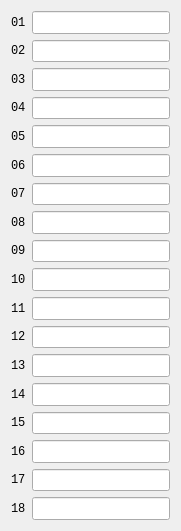
    <widget class="QWidget" name="layoutWidget">
     <property name="geometry">
      <rect>
       <x>580</x>
       <y>10</y>
       <width>181</width>
       <height>531</height>
      </rect>
     </property>
     <layout class="QVBoxLayout" name="verticalLayout_9">
      <item>
       <layout class="QHBoxLayout" name="horizontalLayout_3">
        <item>
         <widget class="QLabel" name="codelabel1">
          <property name="sizePolicy">
           <sizepolicy hsizetype="Preferred" vsizetype="Expanding">
            <horstretch>0</horstretch>
            <verstretch>0</verstretch>
           </sizepolicy>
          </property>
          <property name="font">
           <font>
            <family>Consolas</family>
            <pointsize>9</pointsize>
           </font>
          </property>
          <property name="text">
           <string>01</string>
          </property>
         </widget>
        </item>
        <item>
         <widget class="QLineEdit" name="codeline1">
          <property name="sizePolicy">
           <sizepolicy hsizetype="Expanding" vsizetype="Expanding">
            <horstretch>0</horstretch>
            <verstretch>0</verstretch>
           </sizepolicy>
          </property>
          <property name="font">
           <font>
            <family>Consolas</family>
           </font>
          </property>
         </widget>
        </item>
       </layout>
      </item>
      <item>
       <layout class="QHBoxLayout" name="horizontalLayout_6">
        <item>
         <widget class="QLabel" name="codelabel2">
          <property name="sizePolicy">
           <sizepolicy hsizetype="Preferred" vsizetype="Expanding">
            <horstretch>0</horstretch>
            <verstretch>0</verstretch>
           </sizepolicy>
          </property>
          <property name="font">
           <font>
            <family>Consolas</family>
            <pointsize>9</pointsize>
           </font>
          </property>
          <property name="text">
           <string>02</string>
          </property>
         </widget>
        </item>
        <item>
         <widget class="QLineEdit" name="codeline2">
          <property name="sizePolicy">
           <sizepolicy hsizetype="Expanding" vsizetype="Expanding">
            <horstretch>0</horstretch>
            <verstretch>0</verstretch>
           </sizepolicy>
          </property>
          <property name="font">
           <font>
            <family>Consolas</family>
           </font>
          </property>
         </widget>
        </item>
       </layout>
      </item>
      <item>
       <layout class="QHBoxLayout" name="horizontalLayout_7">
        <item>
         <widget class="QLabel" name="codelabel3">
          <property name="sizePolicy">
           <sizepolicy hsizetype="Preferred" vsizetype="Expanding">
            <horstretch>0</horstretch>
            <verstretch>0</verstretch>
           </sizepolicy>
          </property>
          <property name="font">
           <font>
            <family>Consolas</family>
            <pointsize>9</pointsize>
           </font>
          </property>
          <property name="text">
           <string>03</string>
          </property>
         </widget>
        </item>
        <item>
         <widget class="QLineEdit" name="codeline3">
          <property name="sizePolicy">
           <sizepolicy hsizetype="Expanding" vsizetype="Expanding">
            <horstretch>0</horstretch>
            <verstretch>0</verstretch>
           </sizepolicy>
          </property>
          <property name="font">
           <font>
            <family>Consolas</family>
           </font>
          </property>
         </widget>
        </item>
       </layout>
      </item>
      <item>
       <layout class="QHBoxLayout" name="horizontalLayout_8">
        <item>
         <widget class="QLabel" name="codelabel4">
          <property name="sizePolicy">
           <sizepolicy hsizetype="Preferred" vsizetype="Expanding">
            <horstretch>0</horstretch>
            <verstretch>0</verstretch>
           </sizepolicy>
          </property>
          <property name="font">
           <font>
            <family>Consolas</family>
            <pointsize>9</pointsize>
           </font>
          </property>
          <property name="text">
           <string>04</string>
          </property>
         </widget>
        </item>
        <item>
         <widget class="QLineEdit" name="codeline4">
          <property name="sizePolicy">
           <sizepolicy hsizetype="Expanding" vsizetype="Expanding">
            <horstretch>0</horstretch>
            <verstretch>0</verstretch>
           </sizepolicy>
          </property>
          <property name="font">
           <font>
            <family>Consolas</family>
           </font>
          </property>
         </widget>
        </item>
       </layout>
      </item>
      <item>
       <layout class="QHBoxLayout" name="horizontalLayout_9">
        <item>
         <widget class="QLabel" name="codelabel5">
          <property name="sizePolicy">
           <sizepolicy hsizetype="Preferred" vsizetype="Expanding">
            <horstretch>0</horstretch>
            <verstretch>0</verstretch>
           </sizepolicy>
          </property>
          <property name="font">
           <font>
            <family>Consolas</family>
            <pointsize>9</pointsize>
           </font>
          </property>
          <property name="text">
           <string>05</string>
          </property>
         </widget>
        </item>
        <item>
         <widget class="QLineEdit" name="codeline5">
          <property name="sizePolicy">
           <sizepolicy hsizetype="Expanding" vsizetype="Expanding">
            <horstretch>0</horstretch>
            <verstretch>0</verstretch>
           </sizepolicy>
          </property>
          <property name="font">
           <font>
            <family>Consolas</family>
           </font>
          </property>
         </widget>
        </item>
       </layout>
      </item>
      <item>
       <layout class="QHBoxLayout" name="horizontalLayout_10">
        <item>
         <widget class="QLabel" name="codelabel6">
          <property name="sizePolicy">
           <sizepolicy hsizetype="Preferred" vsizetype="Expanding">
            <horstretch>0</horstretch>
            <verstretch>0</verstretch>
           </sizepolicy>
          </property>
          <property name="font">
           <font>
            <family>Consolas</family>
            <pointsize>9</pointsize>
           </font>
          </property>
          <property name="text">
           <string>06</string>
          </property>
         </widget>
        </item>
        <item>
         <widget class="QLineEdit" name="codeline6">
          <property name="sizePolicy">
           <sizepolicy hsizetype="Expanding" vsizetype="Expanding">
            <horstretch>0</horstretch>
            <verstretch>0</verstretch>
           </sizepolicy>
          </property>
          <property name="font">
           <font>
            <family>Consolas</family>
           </font>
          </property>
         </widget>
        </item>
       </layout>
      </item>
      <item>
       <layout class="QHBoxLayout" name="horizontalLayout_11">
        <item>
         <widget class="QLabel" name="codelabel7">
          <property name="sizePolicy">
           <sizepolicy hsizetype="Preferred" vsizetype="Expanding">
            <horstretch>0</horstretch>
            <verstretch>0</verstretch>
           </sizepolicy>
          </property>
          <property name="font">
           <font>
            <family>Consolas</family>
            <pointsize>9</pointsize>
           </font>
          </property>
          <property name="text">
           <string>07</string>
          </property>
         </widget>
        </item>
        <item>
         <widget class="QLineEdit" name="codeline7">
          <property name="sizePolicy">
           <sizepolicy hsizetype="Expanding" vsizetype="Expanding">
            <horstretch>0</horstretch>
            <verstretch>0</verstretch>
           </sizepolicy>
          </property>
          <property name="font">
           <font>
            <family>Consolas</family>
           </font>
          </property>
         </widget>
        </item>
       </layout>
      </item>
      <item>
       <layout class="QHBoxLayout" name="horizontalLayout_12">
        <item>
         <widget class="QLabel" name="codelabel8">
          <property name="sizePolicy">
           <sizepolicy hsizetype="Preferred" vsizetype="Expanding">
            <horstretch>0</horstretch>
            <verstretch>0</verstretch>
           </sizepolicy>
          </property>
          <property name="font">
           <font>
            <family>Consolas</family>
            <pointsize>9</pointsize>
           </font>
          </property>
          <property name="text">
           <string>08</string>
          </property>
         </widget>
        </item>
        <item>
         <widget class="QLineEdit" name="codeline8">
          <property name="sizePolicy">
           <sizepolicy hsizetype="Expanding" vsizetype="Expanding">
            <horstretch>0</horstretch>
            <verstretch>0</verstretch>
           </sizepolicy>
          </property>
          <property name="font">
           <font>
            <family>Consolas</family>
           </font>
          </property>
         </widget>
        </item>
       </layout>
      </item>
      <item>
       <layout class="QHBoxLayout" name="horizontalLayout_13">
        <item>
         <widget class="QLabel" name="codelabel9">
          <property name="sizePolicy">
           <sizepolicy hsizetype="Preferred" vsizetype="Expanding">
            <horstretch>0</horstretch>
            <verstretch>0</verstretch>
           </sizepolicy>
          </property>
          <property name="font">
           <font>
            <family>Consolas</family>
            <pointsize>9</pointsize>
           </font>
          </property>
          <property name="text">
           <string>09</string>
          </property>
         </widget>
        </item>
        <item>
         <widget class="QLineEdit" name="codeline9">
          <property name="sizePolicy">
           <sizepolicy hsizetype="Expanding" vsizetype="Expanding">
            <horstretch>0</horstretch>
            <verstretch>0</verstretch>
           </sizepolicy>
          </property>
          <property name="font">
           <font>
            <family>Consolas</family>
           </font>
          </property>
         </widget>
        </item>
       </layout>
      </item>
      <item>
       <layout class="QHBoxLayout" name="horizontalLayout_15">
        <item>
         <widget class="QLabel" name="codelabel10">
          <property name="sizePolicy">
           <sizepolicy hsizetype="Preferred" vsizetype="Expanding">
            <horstretch>0</horstretch>
            <verstretch>0</verstretch>
           </sizepolicy>
          </property>
          <property name="font">
           <font>
            <family>Consolas</family>
            <pointsize>9</pointsize>
           </font>
          </property>
          <property name="text">
           <string>10</string>
          </property>
         </widget>
        </item>
        <item>
         <widget class="QLineEdit" name="codeline10">
          <property name="sizePolicy">
           <sizepolicy hsizetype="Expanding" vsizetype="Expanding">
            <horstretch>0</horstretch>
            <verstretch>0</verstretch>
           </sizepolicy>
          </property>
          <property name="font">
           <font>
            <family>Consolas</family>
           </font>
          </property>
         </widget>
        </item>
       </layout>
      </item>
      <item>
       <layout class="QHBoxLayout" name="horizontalLayout_14">
        <item>
         <widget class="QLabel" name="codelabel11">
          <property name="sizePolicy">
           <sizepolicy hsizetype="Preferred" vsizetype="Expanding">
            <horstretch>0</horstretch>
            <verstretch>0</verstretch>
           </sizepolicy>
          </property>
          <property name="font">
           <font>
            <family>Consolas</family>
            <pointsize>9</pointsize>
           </font>
          </property>
          <property name="text">
           <string>11</string>
          </property>
         </widget>
        </item>
        <item>
         <widget class="QLineEdit" name="codeline11">
          <property name="sizePolicy">
           <sizepolicy hsizetype="Expanding" vsizetype="Expanding">
            <horstretch>0</horstretch>
            <verstretch>0</verstretch>
           </sizepolicy>
          </property>
          <property name="font">
           <font>
            <family>Consolas</family>
           </font>
          </property>
         </widget>
        </item>
       </layout>
      </item>
      <item>
       <layout class="QHBoxLayout" name="horizontalLayout_16">
        <item>
         <widget class="QLabel" name="codelabel12">
          <property name="sizePolicy">
           <sizepolicy hsizetype="Preferred" vsizetype="Expanding">
            <horstretch>0</horstretch>
            <verstretch>0</verstretch>
           </sizepolicy>
          </property>
          <property name="font">
           <font>
            <family>Consolas</family>
            <pointsize>9</pointsize>
           </font>
          </property>
          <property name="text">
           <string>12</string>
          </property>
         </widget>
        </item>
        <item>
         <widget class="QLineEdit" name="codeline12">
          <property name="sizePolicy">
           <sizepolicy hsizetype="Expanding" vsizetype="Expanding">
            <horstretch>0</horstretch>
            <verstretch>0</verstretch>
           </sizepolicy>
          </property>
          <property name="font">
           <font>
            <family>Consolas</family>
           </font>
          </property>
         </widget>
        </item>
       </layout>
      </item>
      <item>
       <layout class="QHBoxLayout" name="horizontalLayout_17">
        <item>
         <widget class="QLabel" name="codelabel13">
          <property name="sizePolicy">
           <sizepolicy hsizetype="Preferred" vsizetype="Expanding">
            <horstretch>0</horstretch>
            <verstretch>0</verstretch>
           </sizepolicy>
          </property>
          <property name="font">
           <font>
            <family>Consolas</family>
            <pointsize>9</pointsize>
           </font>
          </property>
          <property name="text">
           <string>13</string>
          </property>
         </widget>
        </item>
        <item>
         <widget class="QLineEdit" name="codeline13">
          <property name="sizePolicy">
           <sizepolicy hsizetype="Expanding" vsizetype="Expanding">
            <horstretch>0</horstretch>
            <verstretch>0</verstretch>
           </sizepolicy>
          </property>
          <property name="font">
           <font>
            <family>Consolas</family>
           </font>
          </property>
         </widget>
        </item>
       </layout>
      </item>
      <item>
       <layout class="QHBoxLayout" name="horizontalLayout_18">
        <item>
         <widget class="QLabel" name="codelabel14">
          <property name="sizePolicy">
           <sizepolicy hsizetype="Preferred" vsizetype="Expanding">
            <horstretch>0</horstretch>
            <verstretch>0</verstretch>
           </sizepolicy>
          </property>
          <property name="font">
           <font>
            <family>Consolas</family>
            <pointsize>9</pointsize>
           </font>
          </property>
          <property name="text">
           <string>14</string>
          </property>
         </widget>
        </item>
        <item>
         <widget class="QLineEdit" name="codeline14">
          <property name="sizePolicy">
           <sizepolicy hsizetype="Expanding" vsizetype="Expanding">
            <horstretch>0</horstretch>
            <verstretch>0</verstretch>
           </sizepolicy>
          </property>
          <property name="font">
           <font>
            <family>Consolas</family>
           </font>
          </property>
         </widget>
        </item>
       </layout>
      </item>
      <item>
       <layout class="QHBoxLayout" name="horizontalLayout_19">
        <item>
         <widget class="QLabel" name="codelabel15">
          <property name="sizePolicy">
           <sizepolicy hsizetype="Preferred" vsizetype="Expanding">
            <horstretch>0</horstretch>
            <verstretch>0</verstretch>
           </sizepolicy>
          </property>
          <property name="font">
           <font>
            <family>Consolas</family>
            <pointsize>9</pointsize>
           </font>
          </property>
          <property name="text">
           <string>15</string>
          </property>
         </widget>
        </item>
        <item>
         <widget class="QLineEdit" name="codeline15">
          <property name="sizePolicy">
           <sizepolicy hsizetype="Expanding" vsizetype="Expanding">
            <horstretch>0</horstretch>
            <verstretch>0</verstretch>
           </sizepolicy>
          </property>
          <property name="font">
           <font>
            <family>Consolas</family>
           </font>
          </property>
         </widget>
        </item>
       </layout>
      </item>
      <item>
       <layout class="QHBoxLayout" name="horizontalLayout_22">
        <item>
         <widget class="QLabel" name="codelabel16">
          <property name="sizePolicy">
           <sizepolicy hsizetype="Preferred" vsizetype="Expanding">
            <horstretch>0</horstretch>
            <verstretch>0</verstretch>
           </sizepolicy>
          </property>
          <property name="font">
           <font>
            <family>Consolas</family>
            <pointsize>9</pointsize>
           </font>
          </property>
          <property name="text">
           <string>16</string>
          </property>
         </widget>
        </item>
        <item>
         <widget class="QLineEdit" name="codeline16">
          <property name="sizePolicy">
           <sizepolicy hsizetype="Expanding" vsizetype="Expanding">
            <horstretch>0</horstretch>
            <verstretch>0</verstretch>
           </sizepolicy>
          </property>
          <property name="font">
           <font>
            <family>Consolas</family>
           </font>
          </property>
         </widget>
        </item>
       </layout>
      </item>
      <item>
       <layout class="QHBoxLayout" name="horizontalLayout_20">
        <item>
         <widget class="QLabel" name="codelabel17">
          <property name="sizePolicy">
           <sizepolicy hsizetype="Preferred" vsizetype="Expanding">
            <horstretch>0</horstretch>
            <verstretch>0</verstretch>
           </sizepolicy>
          </property>
          <property name="font">
           <font>
            <family>Consolas</family>
            <pointsize>9</pointsize>
           </font>
          </property>
          <property name="text">
           <string>17</string>
          </property>
         </widget>
        </item>
        <item>
         <widget class="QLineEdit" name="codeline17">
          <property name="sizePolicy">
           <sizepolicy hsizetype="Expanding" vsizetype="Expanding">
            <horstretch>0</horstretch>
            <verstretch>0</verstretch>
           </sizepolicy>
          </property>
          <property name="font">
           <font>
            <family>Consolas</family>
           </font>
          </property>
         </widget>
        </item>
       </layout>
      </item>
      <item>
       <layout class="QHBoxLayout" name="horizontalLayout_21">
        <item>
         <widget class="QLabel" name="codelabel18">
          <property name="sizePolicy">
           <sizepolicy hsizetype="Preferred" vsizetype="Expanding">
            <horstretch>0</horstretch>
            <verstretch>0</verstretch>
           </sizepolicy>
          </property>
          <property name="font">
           <font>
            <family>Consolas</family>
            <pointsize>9</pointsize>
           </font>
          </property>
          <property name="text">
           <string>18</string>
          </property>
         </widget>
        </item>
        <item>
         <widget class="QLineEdit" name="codeline18">
          <property name="sizePolicy">
           <sizepolicy hsizetype="Expanding" vsizetype="Expanding">
            <horstretch>0</horstretch>
            <verstretch>0</verstretch>
           </sizepolicy>
          </property>
          <property name="font">
           <font>
            <family>Consolas</family>
           </font>
          </property>
         </widget>
        </item>
       </layout>
      </item>
     </layout>
    </widget>
